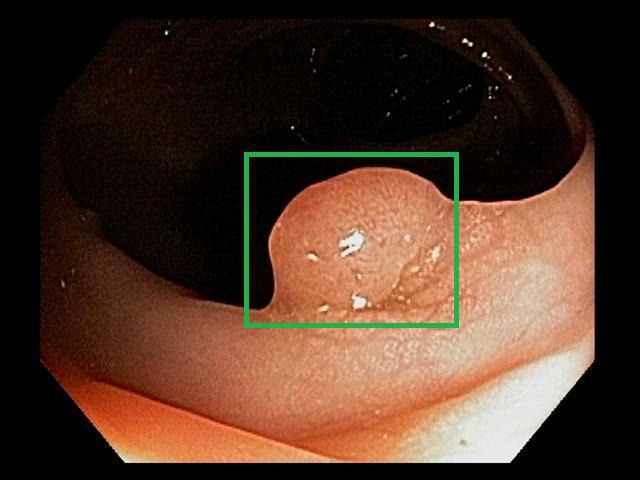
#> input picture data/bounding_box/bounding_box_img1.jpg, 640 x 480 px, found by its file name
$ jupyter execute GrabCut.ipynb   (shell and % lines are left out)
#> lines starting #> are read from the running program, lines starting #| are printed output that depends on the picture; after the words box and inside, x2 and y2 are one past the last pixel; in counts of white or black regions, pixels touching at a corner belong together
[cell 1]
import numpy as np
import cv2 as cv
from matplotlib import pyplot as plt

img = cv.imread('./data/bounding_box_img1.jpg')
#> img is the input picture: shape (480, 640, 3); mean B, G, R 39.8, 53.9, 80.2
mask = np.zeros(img.shape[:2],np.uint8)
mask[160:290,250:460] = 1
bgdModel = np.zeros((1,65),np.float64)
fgdModel = np.zeros((1,65),np.float64)
#rect = (240,150,460,330) # x, y, w, h
rect = (50,50,450,290) # original

cv.grabCut(img,mask,rect,bgdModel,fgdModel,5,cv.GC_INIT_WITH_RECT)
mask2 = np.where((mask==2)|(mask==0),0,1).astype('uint8')
img2 = img*mask2[:,:,np.newaxis]
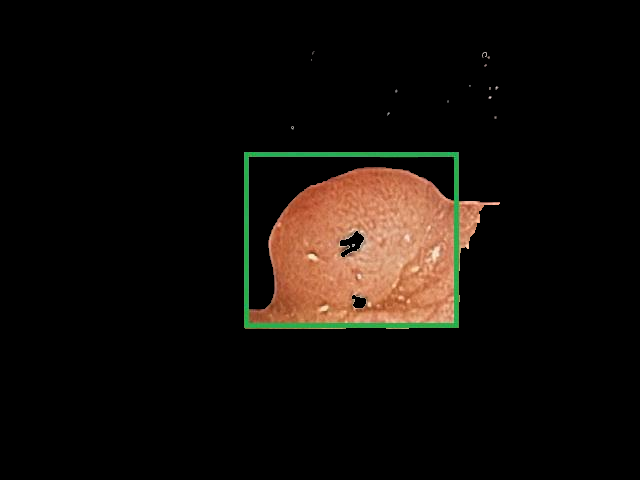
#> img2: shape (480, 640, 3); mean B, G, R 8.9, 13.2, 18.3
plt.subplot(1,2,1)
plt.imshow(img)
plt.title('Original')
plt.subplot(1,2,2)
plt.imshow(mask2)
plt.title('Grabcut')
plt.show()
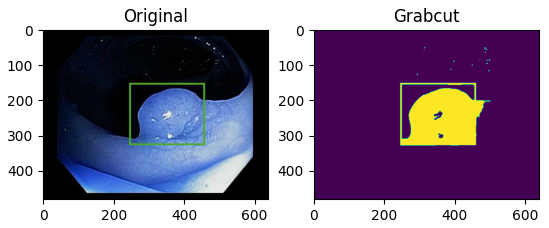
#> figure drawn by matplotlib, 2 panels; B, G, R data is drawn as R, G, B

[cell 2]
# newmask is the mask image I manually labelled
mask = np.zeros(img.shape[:2],np.uint8)
mask[160:290,250:460] = 1
mask, bgdModel, fgdModel = cv.grabCut(img,mask,None,bgdModel,fgdModel,5,cv.GC_INIT_WITH_MASK)
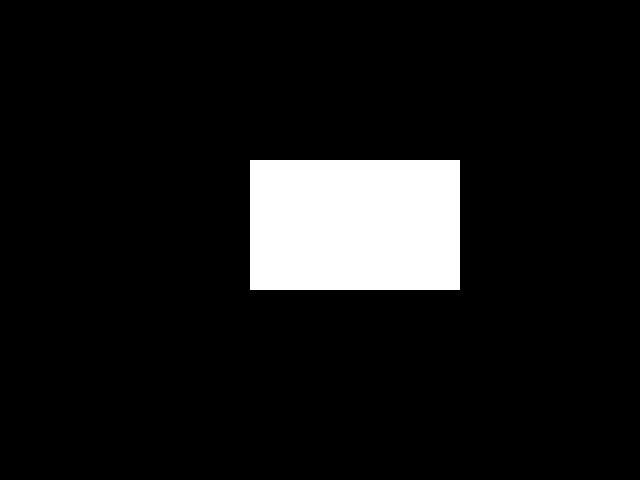
#> mask: shape (480, 640); values 0 (black) and 1 (white), 8.9% white; 1 white region, box (x1, y1, x2, y2) and area: (250, 160, 460, 290) 27300
mask2 = np.where((mask==2)|(mask==0),0,1).astype('uint8')
img2 = img*mask[:,:,np.newaxis]
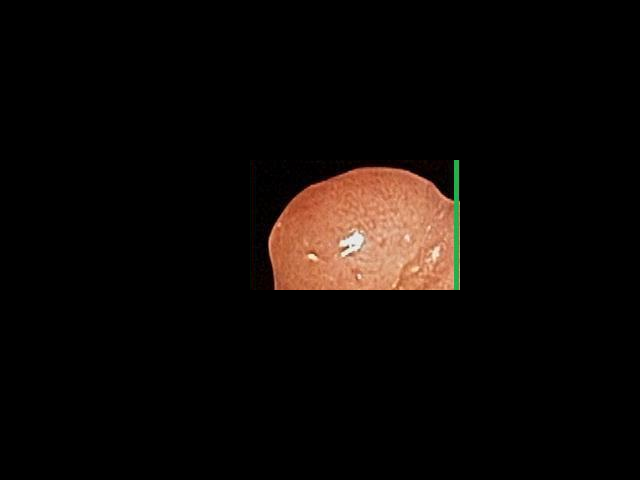
#> img2: shape (480, 640, 3); mean B, G, R 6.3, 8.8, 13.6
plt.subplot(1,2,1)
plt.imshow(img)
plt.title('Original')
plt.subplot(1,2,2)
plt.imshow(mask2)
plt.title('Grabcut')
plt.show()
#> figure, not shown here; B, G, R data is drawn as R, G, B

[cell 3]
crop_img = img[160:290,250:460] # y, h, x, w
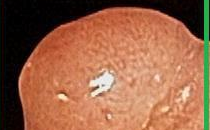
#> crop_img: shape (130, 210, 3); mean B, G, R 71.3, 99.3, 152.6
#crop_img = img[150:330,240:460]
mask = np.zeros(img.shape[:2],np.uint8)
plt.imshow(crop_img)
plt.show()
